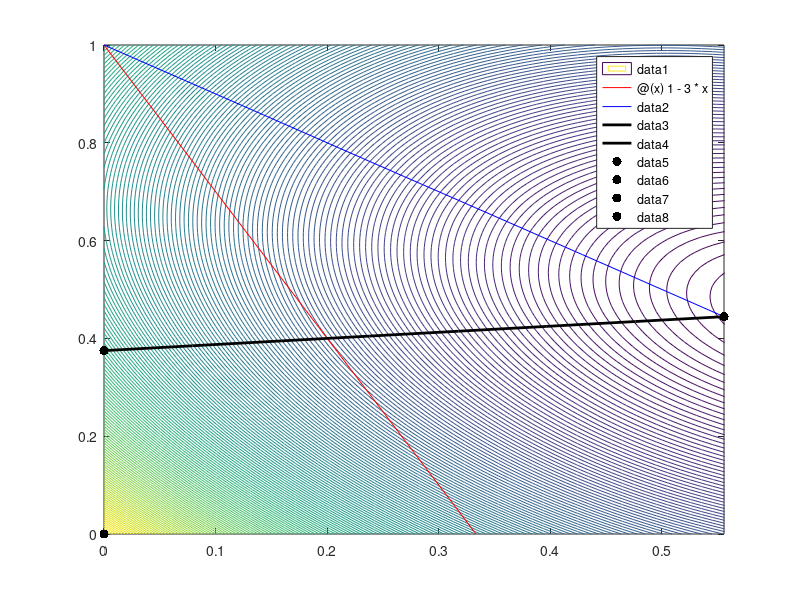

Source code (MATLAB):
%Exercício 3
f=@(x,y) 4*x.^2 + 3*y.^2 + 2*x.*y - 6*x - 4*y + 3;
g=@(x) 1 - 3*x;
h=@(x) 1 - x;
z=@(x) 1/8*x + 3/8;

x=linspace(0,1,100);
[x, y]=meshgrid(x,x);

Z=f(x,y);
contour(x,y,Z,175)

hold on
fplot(g, [0 1/3], 'r')
fplot(h, [0 1], 'b')
fplot(h, [5/9 3/5],'k','LineWidth',2)
fplot(z, [0 5/9],'k', 'LineWidth',2)

plot(3/5,2/5,'.', 'Markersize', 20, 'Color','k')
plot(5/9,4/9,'.', 'Markersize', 20, 'Color','k')
plot(0,3/8,'.', 'Markersize', 20, 'Color','k')
plot(0,0,'.', 'Markersize', 20, 'Color','k')

hold off